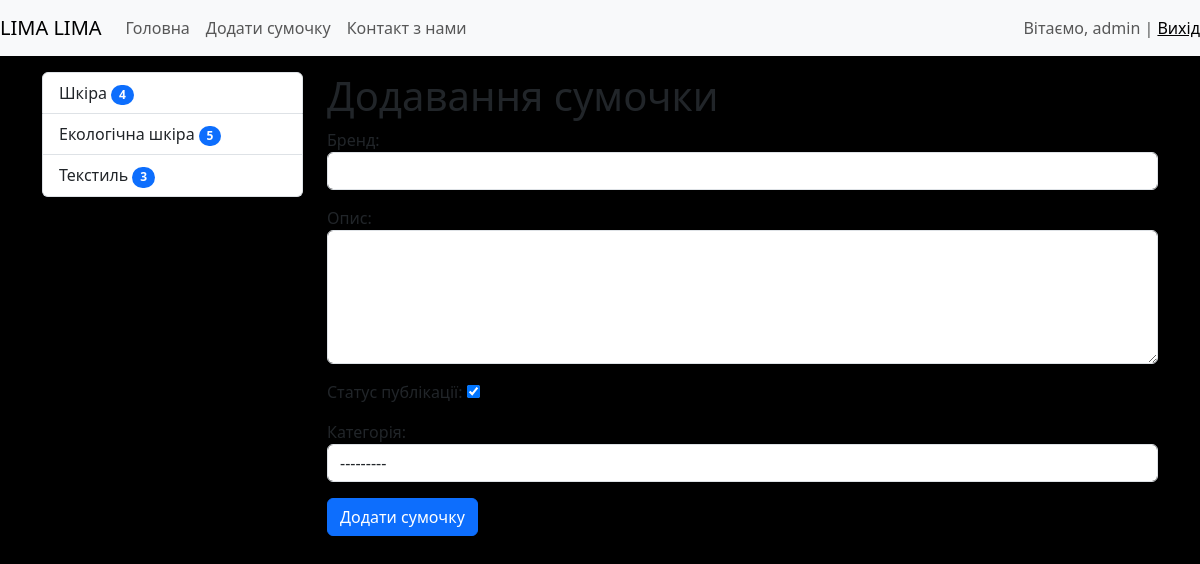
The app's page /bags/add_bag/ (signed in) with its own data.
### bags/models.py (models this page shows)
class Category(models.Model):
    title = models.CharField(max_length=150, db_index=True, verbose_name='Назва категорії')
    def get_absolute_url(self):
        return reverse('category', kwargs={'category_id': self.pk})
    def __str__(self):
        return self.title
    class Meta:
        verbose_name = 'Категорія'
        verbose_name_plural = 'Категорії'
        ordering = ['title']

### bags/views.py (the view)
# urls.py: path('bags/add_bag/', CreateBag.as_view(), name='add_bag'),
class CreateBag(LoginRequiredMixin, CreateView):
    form_class = BagsForm
    template_name = 'bags/add_bag.html'
    raise_exception = True

### bags/forms.py (shortened to what this page needs)
class BagsForm(forms.ModelForm):
    class Meta:
        model = Bags
        fields = ['title', 'description', 'is_published', 'category']
        widgets = {
            'title': forms.TextInput(attrs={'class': 'form-control'}),
            'description': forms.Textarea(attrs={'class': 'form-control', 'rows': 5}),
            'category': forms.Select(attrs={'class': 'form-control'}),
        }

### bags/templatetags/bags_tags.py (called while the page is built)
@register.inclusion_tag('bags/list_categories.html')
def show_categories():
    categories = Category.objects.annotate(cnt=Count('bags',filter= F('bags__is_published'))).filter(cnt__gt=0)
    return {'categories': categories}

### bags/templates/bags/add_bag.html (shortened to what this page needs)
{% extends 'base.html' %}
{% block sidebar %}
    {% include 'inc/_sidebar.html' %}
{% endblock %}
{% block content %}
    <h1>Додавання сумочки</h1>
    <form action="{% url 'add_bag' %}" method="post">
        {{ form.as_p }}
        <button type="submit" class="btn btn-primary btn-block">Додати сумочку</button>
    </form>
{% endblock %}

### templates/inc/_nav.html (shortened to what this page needs)
<nav class="navbar navbar-expand-lg navbar-light bg-light">
    <a class="navbar-brand" href="{% url 'home' %}">LIMA LIMA</a>
    <div class="collapse navbar-collapse" id="navbarSupportedContent">
        <ul class="navbar-nav mr-auto">
            <li class="nav-item"><a class="nav-link" href="{% url 'home' %}">Головна</a></li>
            {% if request.user.is_authenticated %}
            <li class="nav-item"><a class="nav-link" href="{% url 'add_bag' %}">Додати сумочку</a></li>
            <li class="nav-item"><a class="nav-link" href="{% url 'contact_us' %}">Контакт з нами</a></li>
            {% endif %}
        </ul>
        <span class="navbar-text">
            {% if request.user.is_authenticated %}
            Вітаємо, {{ user.username }} | <a href="{% url 'user_logout' %}">Вихід</a>
            {% else %}
            <a href="{% url 'register' %}">Реєстрація</a> | <a href="{% url 'user_login' %}">Авторизація</a>
            {% endif %}
    </span>
    </div>
</nav>

### bags/templates/bags/list_categories.html
<div class="list-group">
    {% for item in categories %}
    <a href="{{item.get_absolute_url}}" class="list-group-item list-group-item-action">
        {{ item.title }} <span class="badge bg-primary rounded-pill">{{ item.cnt }}</span>
    </a>
    {% endfor %}
</div>

### mysite/static/css/style.css (style rules this page uses)
body { background-color: #000000; }
.navbar-collapse { justify-content: space-between; }

### records on screen
Category: title "Шкіра", cnt "4"
Category: title "Екологічна шкіра", cnt "5"
Category: title "Текстиль", cnt "3"

### other values on screen
{{ user.username }} "admin"
